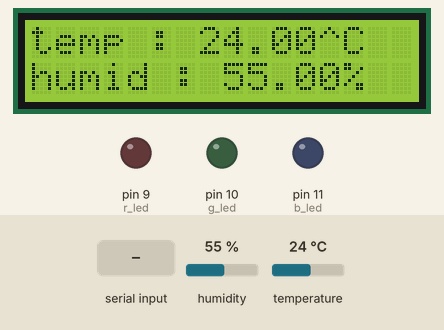
A sketch run on a simulated Arduino Uno, built with avr-gcc and run on an emulated ATmega328P. Shown: 16×2 character LCD, output pins drawn as LEDs (lit = HIGH). Inputs (shaded band) come from the test bench; at power-on: temperature 24 °C, humidity 55 %. What the sketch prints to the serial monitor is not drawn.

Above: at 1.2 s.
1.3 s: temperature set to 0 °C
At 3.2 s:
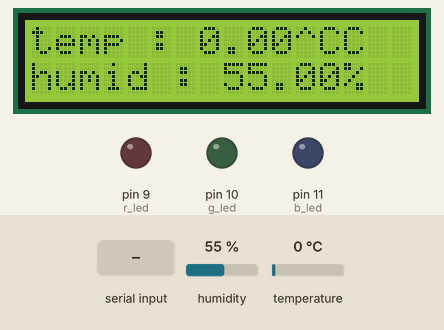
3.7 s: "90,45\n" received over Serial
At 8.8 s:
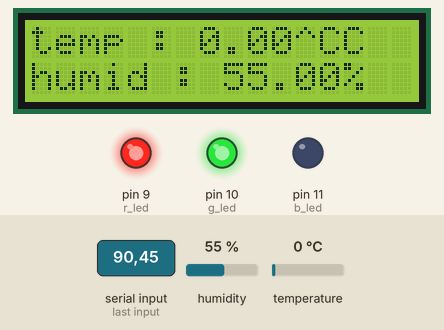
19.3 s: temperature set to 12 °C
At 21.8 s:
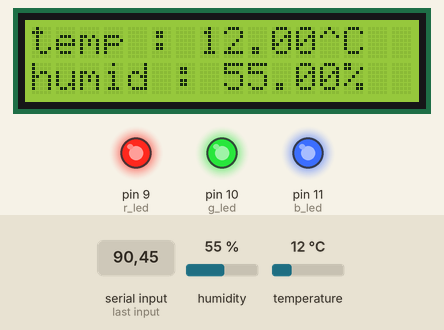
Timing chart, 0 to 29.3 s (numbered marks = the images above; inputs shaded):
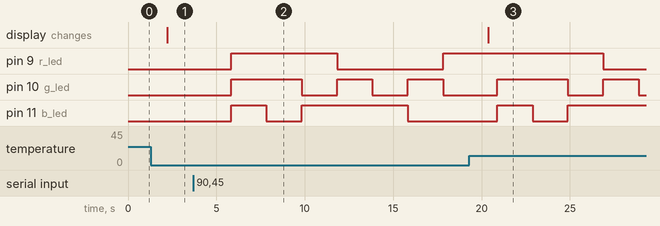

Measured:
- after the input at 1.3 s, the display: changes after 0.92 s (image 1)
- after the input at 3.7 s, pin 9 (r_led): LOW → HIGH after 2.1 s, → LOW 6.0 s later, → HIGH 6.0 s later; pin 10 (g_led): LOW → HIGH after 2.1 s, then repeats every 4.0 s: LOW 2.0 s, HIGH 2.0 s; pin 11 (b_led): LOW → HIGH after 2.1 s, → LOW 2.0 s later, → HIGH 2.0 s later, → LOW 6.0 s later
- after the input at 19.3 s, the display: changes after 1.1 s (image 3)

The sketch:

sketch.ino
```cpp
#include <LiquidCrystal_I2C.h>   //LCD이용하기 위해 필요한 라이브러리
#include <dht11.h>               //DHT11온습도 이용하기 위해 필요
#include <TimerOne.h>            //동시에 일을 하기위해(멀티테스킹) 필요

#define r_led 9
#define g_led 10
#define b_led 11
#define DHT11PIN 12

dht11 DHT11;
LiquidCrystal_I2C lcd(0x27, 16, 2);
int level = 0;
float temp, humid, discom;
char readchar;
int bright;
int state = 1;
volatile int isRandom = 0;

void checking()  //8초에 한번씩 온도, 습도, 불쾌지수, 레벨 값을 시리얼 포트에 쓴다.
{
    int chk = DHT11.read(DHT11PIN);
    char recv_data;
    switch(chk)
    {
      case DHTLIB_OK :
                     //Serial.write('yes');
      case DHTLIB_ERROR_CHECKSUM :
                     //Serial.write('no');
                     break;

      case DHTLIB_ERROR_TIMEOUT :
                    //Serial.write('no');
                    break;
    }

    temp = DHT11.temperature; //온도
    humid = DHT11.humidity;   //습도
    discom = 1.8*(temp)-0.55*(1-humid/100)*(1.8*(temp)-26)+32;   //온습도 값을 이용하여 불쾌지수 계산

    if(discom>=0&&discom<68) level = 1;            //불쾌지수 값에 따른 레벨 계산
    else if(discom>=68 && discom<75) level = 2;
    else if(discom>=75 && discom<80) level = 3;
    else if(discom>=80 && discom<=100) level = 4;
    else level = -1;

    Serial.print(temp);  //data를 공백으로 분리하여송전송
    Serial.print(' ');
    Serial.print(humid);
    Serial.print(' ');
    Serial.print(discom);
    Serial.print(' ');
    Serial.print(level);
    Serial.println();
}

void convertState(char ch, int bright)  //LED색상을 변경하기 위한 함수 & LCD 온오프시에도
{
  if(ch == 'f')
  {
    digitalWrite(r_led,LOW);
    digitalWrite(g_led,LOW);
    digitalWrite(b_led,LOW);
    delay(50);
  }
  if(ch == 'r')
  {
    analogWrite(r_led,255);
    analogWrite(g_led,LOW);
    analogWrite(b_led,LOW);
  }
  if(ch == 'g')
  {
    analogWrite(r_led,LOW);
    analogWrite(g_led,bright);
    analogWrite(b_led,LOW);
    delay(50);
  }
  if(ch == 'b')
  {
    analogWrite(r_led,LOW);
    analogWrite(g_led,LOW);
    analogWrite(b_led,bright);
  }
  if(ch == 'p')
  {
    analogWrite(r_led,bright);
    analogWrite(g_led,LOW);
    analogWrite(b_led,bright);
  }
  if(ch == 'y')
  {
    analogWrite(r_led,bright);
    analogWrite(g_led,bright);
    analogWrite(b_led,LOW);
    delay(500);
  }
  if(ch == 's')
  {
    analogWrite(r_led,LOW);
    analogWrite(g_led,bright);
    analogWrite(b_led,bright);
  }
  if(ch == 'a')
  {
    analogWrite(r_led,bright);
    analogWrite(g_led,bright);
    analogWrite(b_led,bright);
  }
  if(ch == 'v')
  {
    analogWrite(g_led,bright);
    analogWrite(b_led,bright);
    analogWrite(r_led,bright);
  }
  if(ch == 'c')    //LCD 켜주세요
  {
    state = 1;
  }
  if(ch == 'n')   //LCD 꺼주세요
  {
    state = 2;
  }

}

void setup() {
   Serial.begin(9600);
   pinMode(r_led,OUTPUT);
   pinMode(g_led,OUTPUT);
   pinMode(b_led,OUTPUT);
   analogWrite(b_led, LOW);
   analogWrite(g_led, LOW);
   analogWrite(r_led, LOW);

  Timer1.initialize(8000000); //8초를 의미
  Timer1.attachInterrupt(checking); //8초에 한번씩 타이머 Interrupt(정해진 동작을 하고 다시 메인루프로 돌아옴)를 실행하여 해당 함수를 실행할게요

  lcd.init();
  lcd.backlight();
  lcd.setCursor(0,0);
  //lcd.print("Hello World!!");
}

void loop() {
  int chk = DHT11.read(DHT11PIN);
  char recv_data;
   switch(chk)
  {
    case DHTLIB_OK :
                     //Serial.write('yes');
    case DHTLIB_ERROR_CHECKSUM :
                     //Serial.write('no');
                     break;

    case DHTLIB_ERROR_TIMEOUT :
                    //Serial.write('no');
                    break;
  }

   temp = DHT11.temperature; //온도
   humid = DHT11.humidity;   //습도
   discom = 1.8*(temp)-0.55*(1-humid/100)*(1.8*(temp)-26)+32;   //온습도 값을 이용하여 불쾌지수 계산

   if(discom>=0&&discom<68) level = 1;
   else if(discom>=68 && discom<75) level = 2;
   else if(discom>=75 && discom<80) level = 3;
   else if(discom>=80 && discom<=100) level = 4;
   else level = -1;

  if((Serial.available()>0)) {
        String string = Serial.readString();
        int length = string.length();
        //Serial.print(length);
        if(length==6) //Random 버튼 클릭 시에
        {
          isRandom = 1; //flag변수를 1로 전환
        }
        else if(length>=1 && length<=2)  //LCD ON/OFF 버튼 클릭시
        {
          readchar = string.charAt(0);
          String str = string.substring(2,length);
          bright = str.toInt();
          if(bright == 100) bright = 255;
          else bright = 0;
          convertState(readchar, bright);
        }
        else  //RANDOM 버튼을 제외한 색상 버튼 클릭시 행실행
        {
         isRandom = 0;
         readchar = string.charAt(0);
         String str = string.substring(2,length);
         bright = str.toInt();
         if(bright == 100) bright = 255;
         else bright = 0;
         convertState(readchar, bright);
        }
      }

   if(state == 1) //LCD on 버튼 눌렀을때
   {
     lcd.backlight();
     lcd.display();
     lcd.setCursor(0,0); lcd.print("temp : "); lcd.print(temp); lcd.print("^C");
     lcd.setCursor(0,1); lcd.print("humid : "); lcd.print(humid); lcd.print("%");
     delay(500);
   }
   else if (state == 2) //LCD off 버튼 눌렀을 때
   {
     lcd.clear();
     lcd.noBacklight();
     delay(500);
   }

   if(isRandom == 1) //RANDOM 버튼 클릭시-> 2초마다 LED색상 변경(메인루프에서 실행)
   {
    digitalWrite(r_led,HIGH);
    digitalWrite(g_led,HIGH);
    digitalWrite(b_led,HIGH);
    delay(2000);
    digitalWrite(r_led,HIGH);
    digitalWrite(g_led,HIGH);
    digitalWrite(b_led,LOW);
    delay(2000);
    digitalWrite(r_led,HIGH);
    digitalWrite(g_led,LOW);
    digitalWrite(b_led,HIGH);
    delay(2000);
    digitalWrite(r_led,LOW);
    digitalWrite(g_led,HIGH);
    digitalWrite(b_led,HIGH);
    delay(2000);
    digitalWrite(r_led,LOW);
    digitalWrite(g_led,LOW);
    digitalWrite(b_led,HIGH);
    delay(2000);
    digitalWrite(r_led,LOW);
    digitalWrite(g_led,HIGH);
    digitalWrite(b_led,LOW);
    delay(2000);
    digitalWrite(r_led,HIGH);
    digitalWrite(g_led,LOW);
    digitalWrite(b_led,LOW);
    delay(2000);
   }
   delay(500);
 }
```
